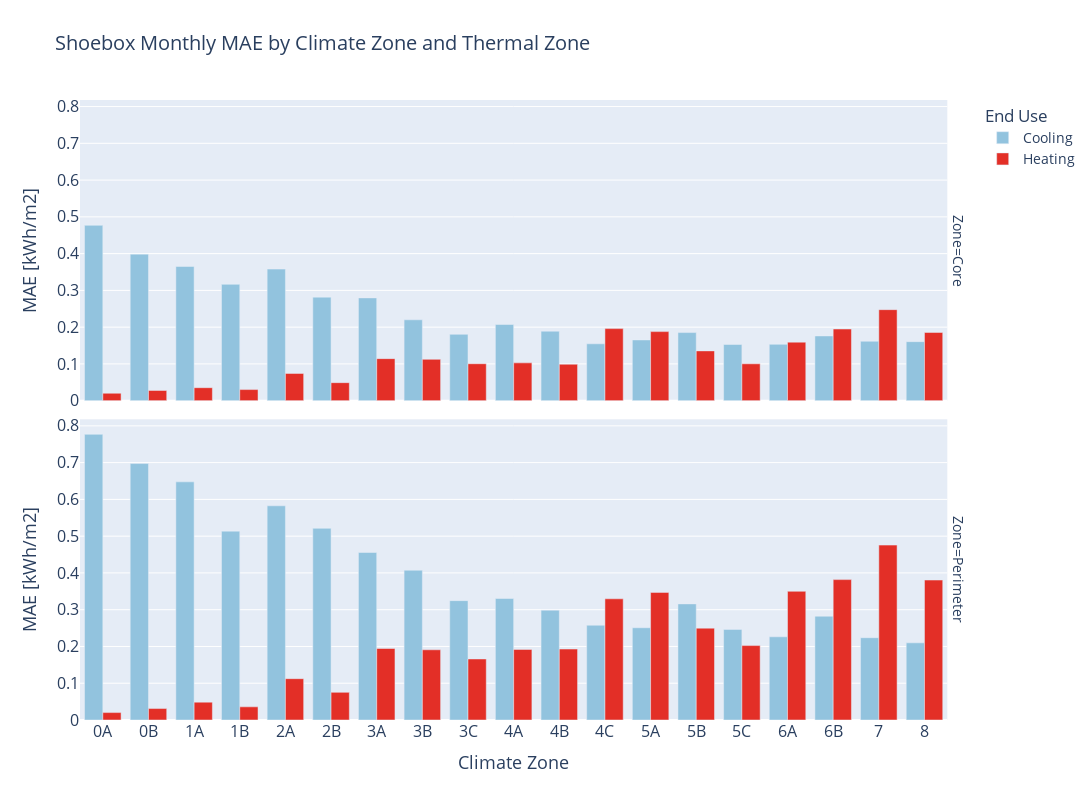

This figure's notebook cell:
### Code cell
df_mae = pd.read_hdf("unseen-shoebox-results.hdf", "mae_by_cz_and_zone")
df_mae.columns.names = ["Zone", "End Use"]
# df_mae.loc["0A", ("Core", "Heating")] = 0
# df_mae.loc["0A", ("Perimeter", "Heating")] = 0
# df_mae.loc["0B", ("Core", "Heating")] = 0
# df_mae.loc["0B", ("Perimeter", "Heating")] = 0
# df_mae.loc["1A", ("Core", "Heating")] = 0
# df_mae.loc["1A", ("Perimeter", "Heating")] = 0
# df_mae.loc["1B", ("Core", "Heating")] = 0
# df_mae.loc["1B", ("Perimeter", "Heating")] = 0
# df_mae.loc["2A", ("Core", "Heating")] = 0
# df_mae.loc["2A", ("Perimeter", "Heating")] = 0
# df_mae.loc["2B", ("Core", "Heating")] = 0
# df_mae.loc["2B", ("Perimeter", "Heating")] = 0
fig = px.bar(
    df_mae.melt(ignore_index=False, value_name="MAE [kWh/m2]").reset_index(),
    title="Shoebox Monthly MAE by Climate Zone and Thermal Zone",
    x="CZ",
    y="MAE [kWh/m2]",
    color="End Use",
    facet_row="Zone",
    barmode="group",
    color_discrete_map={"Heating": "#E32f27", "Cooling": "#92C3DE"},
    labels={"CZ": "Climate Zone"},
    height=800,
    width=1200,
    # log_y=True,
)


fig.update_layout(font_size=14)
fig.update_xaxes(tickfont_size=16)
fig.update_yaxes(tickfont_size=16)
fig.update_xaxes(title_font_size=18)
fig.update_yaxes(title_font_size=18)

### Figure 1 — Plotly figure (JSON) as saved in the notebook; plotly's stock layout.template omitted (floating-point values rounded to 4 significant figures)
{"data": [{"alignmentgroup": "True", "hovertemplate": "End Use=Cooling<br>Zone=Core<br>Climate Zone=%{x}<br>MAE [kWh/m2]=%{y}<extra></extra>", "legendgroup": "Cooling", "marker": {"color": "#92C3DE", "pattern": {"shape": ""}}, "name": "Cooling", "offsetgroup": "Cooling", "orientation": "v", "showlegend": true, "textposition": "auto", "type": "bar", "x": ["0A", "0B", "1A", "1B", "2A", "2B", "3A", "3B", "3C", "4A", "4B", "4C", "5A", "5B", "5C", "6A", "6B", "7", "8"], "xaxis": "x2", "y": [0.477, 0.3986, 0.3651, 0.3165, 0.358, 0.2817, 0.2796, 0.22, 0.1806, 0.2072, 0.1891, 0.1547, 0.1652, 0.1852, 0.1529, 0.1533, 0.1761, 0.1616, 0.1606], "yaxis": "y2"}, {"alignmentgroup": "True", "hovertemplate": "End Use=Cooling<br>Zone=Perimeter<br>Climate Zone=%{x}<br>MAE [kWh/m2]=%{y}<extra></extra>", "legendgroup": "Cooling", "marker": {"color": "#92C3DE", "pattern": {"shape": ""}}, "name": "Cooling", "offsetgroup": "Cooling", "orientation": "v", "showlegend": false, "textposition": "auto", "type": "bar", "x": ["0A", "0B", "1A", "1B", "2A", "2B", "3A", "3B", "3C", "4A", "4B", "4C", "5A", "5B", "5C", "6A", "6B", "7", "8"], "xaxis": "x", "y": [0.7769, 0.6975, 0.6477, 0.5136, 0.5825, 0.5213, 0.4556, 0.4073, 0.3246, 0.3305, 0.2987, 0.2577, 0.2509, 0.3158, 0.2464, 0.2263, 0.2822, 0.2238, 0.2098], "yaxis": "y"}, {"alignmentgroup": "True", "hovertemplate": "End Use=Heating<br>Zone=Core<br>Climate Zone=%{x}<br>MAE [kWh/m2]=%{y}<extra></extra>", "legendgroup": "Heating", "marker": {"color": "#E32f27", "pattern": {"shape": ""}}, "name": "Heating", "offsetgroup": "Heating", "orientation": "v", "showlegend": true, "textposition": "auto", "type": "bar", "x": ["0A", "0B", "1A", "1B", "2A", "2B", "3A", "3B", "3C", "4A", "4B", "4C", "5A", "5B", "5C", "6A", "6B", "7", "8"], "xaxis": "x2", "y": [0.0203, 0.02785, 0.03537, 0.03021, 0.07422, 0.04907, 0.1144, 0.1125, 0.1006, 0.1029, 0.09919, 0.1961, 0.1879, 0.1355, 0.1004, 0.1592, 0.195, 0.2476, 0.1856], "yaxis": "y2"}, {"alignmentgroup": "True", "hovertemplate": "End Use=Heating<br>Zone=Perimeter<br>Climate Zone=%{x}<br>MAE [kWh/m2]=%{y}<extra></extra>", "legendgroup": "Heating", "marker": {"color": "#E32f27", "pattern": {"shape": ""}}, "name": "Heating", "offsetgroup": "Heating", "orientation": "v", "showlegend": false, "textposition": "auto", "type": "bar", "x": ["0A", "0B", "1A", "1B", "2A", "2B", "3A", "3B", "3C", "4A", "4B", "4C", "5A", "5B", "5C", "6A", "6B", "7", "8"], "xaxis": "x", "y": [0.02017, 0.03113, 0.0486, 0.03582, 0.1124, 0.07516, 0.1945, 0.191, 0.166, 0.1919, 0.1929, 0.3296, 0.3471, 0.2498, 0.2024, 0.35, 0.3818, 0.4757, 0.3806], "yaxis": "y"}], "layout": {"annotations": [{"font": {}, "showarrow": false, "text": "Zone=Perimeter", "textangle": 90, "x": 0.98, "xanchor": "left", "xref": "paper", "y": 0.2425, "yanchor": "middle", "yref": "paper"}, {"font": {}, "showarrow": false, "text": "Zone=Core", "textangle": 90, "x": 0.98, "xanchor": "left", "xref": "paper", "y": 0.7575, "yanchor": "middle", "yref": "paper"}], "barmode": "group", "font": {"size": 14}, "height": 800, "legend": {"title": {"text": "End Use"}, "tracegroupgap": 0}, "title": {"text": "Shoebox Monthly MAE by Climate Zone and Thermal Zone"}, "width": 1200, "xaxis": {"anchor": "y", "domain": [0, 0.98], "tickfont": {"size": 16}, "title": {"font": {"size": 18}, "text": "Climate Zone"}}, "xaxis2": {"anchor": "y2", "domain": [0, 0.98], "matches": "x", "showticklabels": false, "tickfont": {"size": 16}, "title": {"font": {"size": 18}}}, "yaxis": {"anchor": "x", "domain": [0, 0.485], "tickfont": {"size": 16}, "title": {"font": {"size": 18}, "text": "MAE [kWh/m2]"}}, "yaxis2": {"anchor": "x2", "domain": [0.515, 1], "matches": "y", "tickfont": {"size": 16}, "title": {"font": {"size": 18}, "text": "MAE [kWh/m2]"}}}}
